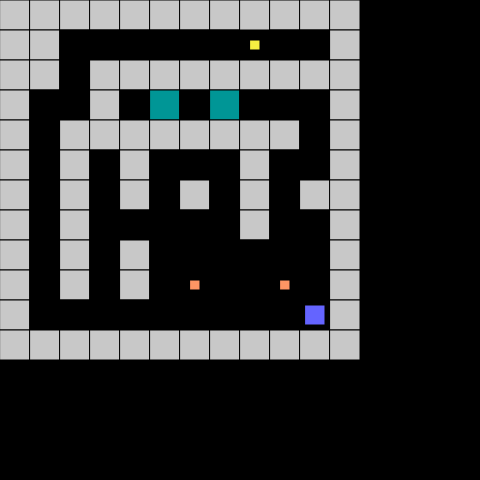
Frame 1 (no input)
Frame 60 (no input): identical to frame 1, image omitted
Frame 120 (the mouse pressed at the canvas centre since frame 60): identical to frame 1, image omitted

The p5.js sketch that drew this single still picture (run headless with seeded random() and noise() and a simulated clock; from frame 60 on, the mouse is pressed at the canvas centre):

// p5.js sketch
// ── sketch.js
// 0 Floor
// 1 Wall
// 2 Key
// 3 Door
// S Player start
const GAME_MAP = [
  "111111111111",
  "110000002001",
  "110111111111",
  "100103030001",
  "101111111101",
  "101010001001",
  "101010101011",
  "101000001001",
  "101010000001",
  "101010P00P01",
  "100000000001",
  "111111111111"
];
const TILE_SIZE = 30;


class Player {
  constructor(x, y) {
    this.x = x;
    this.y = y;
    this.inventory = [];
  }
  pos() {
    return [this.x, this.y];
  }
  move(x, y) {
    this.x += x;
    this.y += y;
  }
  grabItem(item) {
    this.inventory.push(item);
  }
  hasItem(item) {
    return this.inventory.includes(item);
  }
  show() {
    fill(100, 100, 255);
    rect(this.x * TILE_SIZE + 5, this.y * TILE_SIZE + 5, TILE_SIZE - 10, TILE_SIZE - 10);
  }
}


class Tile {
  constructor(x, y) {
    this.x = x;
    this.y = y;
    this.visible = true;
  }
  show() {}
  update() {}
  pushAgainst() {}
  standOn() {}
}


class Floor extends Tile {
  constructor(x, y) {
    super(x, y);
    this.color = 0;
  }
  show() {
    fill(this.color);
    rect(this.x * TILE_SIZE,
      this.y * TILE_SIZE,
      TILE_SIZE,
      TILE_SIZE);
  }
  pushAgainst(tile, direction) {
	  console.log("empty");
    return true; // Always move into empty floor tile.
  }
}


class Wall extends Tile {
  constructor(x, y) {
    super(x, y);
    this.color = 200;
  }
  show() {
    fill(this.color);
    rect(this.x * TILE_SIZE,
      this.y * TILE_SIZE,
      TILE_SIZE,
      TILE_SIZE);
  }
  pushAgainst(tile, direction) {
    return false; // Never move through walls
  }
}


class Door extends Tile {
  constructor(x, y) {
    super(x, y);
    this.color = color(0, 150, 150);
    this.isOpen = false;
  }
  show() {
    if (this.isOpen == false) {
      fill(this.color);
      rect(this.x * TILE_SIZE,
        this.y * TILE_SIZE,
        TILE_SIZE,
        TILE_SIZE);
    }
  }
  pushAgainst(tile, direction) {
    if (this.isOpen) {
      return true;
    } else if (player.hasItem("Key")) {
      this.isOpen = true;
      return false;
    }
    return false;
  }
}


class Key extends Tile {
  constructor(x, y) {
    super(x, y);
    this.color = color(245, 239, 66);
    this.isObtained = false;
  }
  show() {
    if (this.isObtained == false) {
      fill(this.color);
      rect(this.x * TILE_SIZE + 10,
        this.y * TILE_SIZE + 10,
        TILE_SIZE - 20,
        TILE_SIZE - 20);
    }
  }
  pushAgainst() {
    this.isObtained = true;
    if (!player.hasItem("Key")) {
      player.grabItem("Key");
    }
    return true;
  }
}


class PushBlock extends Tile {
  constructor(x, y) {
    super(x, y);
    this.color = color(255, 150, 100);
  }
  show() {
      fill(this.color);
      rect(this.x * TILE_SIZE + 10,
        this.y * TILE_SIZE + 10,
        TILE_SIZE - 20,
        TILE_SIZE - 20);
  }
  pushAgainst(moveDir) {
    let nextTile = createVector(this.x + moveDir.x, this.y + moveDir.y);
	let isMovable = game_map.pushAgainst(nextTile, moveDir);
	console.log(nextTile)
	if (isMovable) {
	  game_map.swapTiles()
      this.x += moveDir.x;
	  this.y += moveDir.y;
	  return true;
    }
    return false;
  }
}


class Game_Map {
  constructor() {
    //this.tile_array;
  }
  set(tile_array) {
    this.tile_array = tile_array;
  }
  load_map(map_data){
	  
  }
  update() {
    //for each tile, run tile.update() 
  }
  pushAgainst(tile, direction) {
	 console.log(this.tile_array[tile.y][tile.x].pushAgainst(direction));
    return this.tile_array[tile.y][tile.x].pushAgainst(direction);
  }
  swapTiles(t1, t2){
	  let tempTile = this.tile_array[t1.y][t1.x];
	  this.tile_array[t1.y][t1.x] = this.tile_array[t2.y][t2.x];
	  this.tile_array[t2.y][t2.x] = tempTile;
  }
  show() {
    for (let i = 0; i < this.tile_array[0].length; i++) {
      for (let j = 0; j < this.tile_array.length; j++) {
        this.tile_array[j][i].show();
      }
    }
  }
}


let game_map = new Game_Map();
let player = new Player(10, 10);

function setup() {
  createCanvas(480, 480);

  // Load Map function
  let temp_map = [];
  for (let x = 0; x < GAME_MAP[0].length; x++) {
    temp_map.push([]);
    for (let y = 0; y < GAME_MAP.length; y++) {
      switch (GAME_MAP[y][x]) {
        case '0':
          temp_map[x].push(new Floor(x, y));
          break;
        case '1':
          temp_map[x].push(new Wall(x, y));
          break;
        case '2':
          temp_map[x].push(new Key(x, y));
          break;
        case '3':
          temp_map[x].push(new Door(x, y));
          break;
        case 'P':
          temp_map[x].push(new PushBlock(x, y));
          break;
        default:
          temp_map[x].push(new Floor(x, y));
          break;
      }
    }
  }
  game_map.set(temp_map)

}

function draw() {
  background(0);
  game_map.show();
  player.show();
}


function keyPressed() {
  let moveDir = createVector(0, 0)

  switch (keyCode) {
    case LEFT_ARROW:
      moveDir.x = -1;
      break;
    case RIGHT_ARROW:
      moveDir.x = 1;
      break;
    case UP_ARROW:
      moveDir.y = -1;
      break;
    case DOWN_ARROW:
      moveDir.y = 1;
      break;
  }

  let standTile = createVector(player.y, player.x);
  let pushedTile = createVector(player.y + moveDir.y, player.x + moveDir.x)

  //game_map.standOn(standTile);
  let isMovable = game_map.pushAgainst(pushedTile, moveDir);

  if (isMovable) {
    player.move(moveDir.x, moveDir.y);
  }
}
